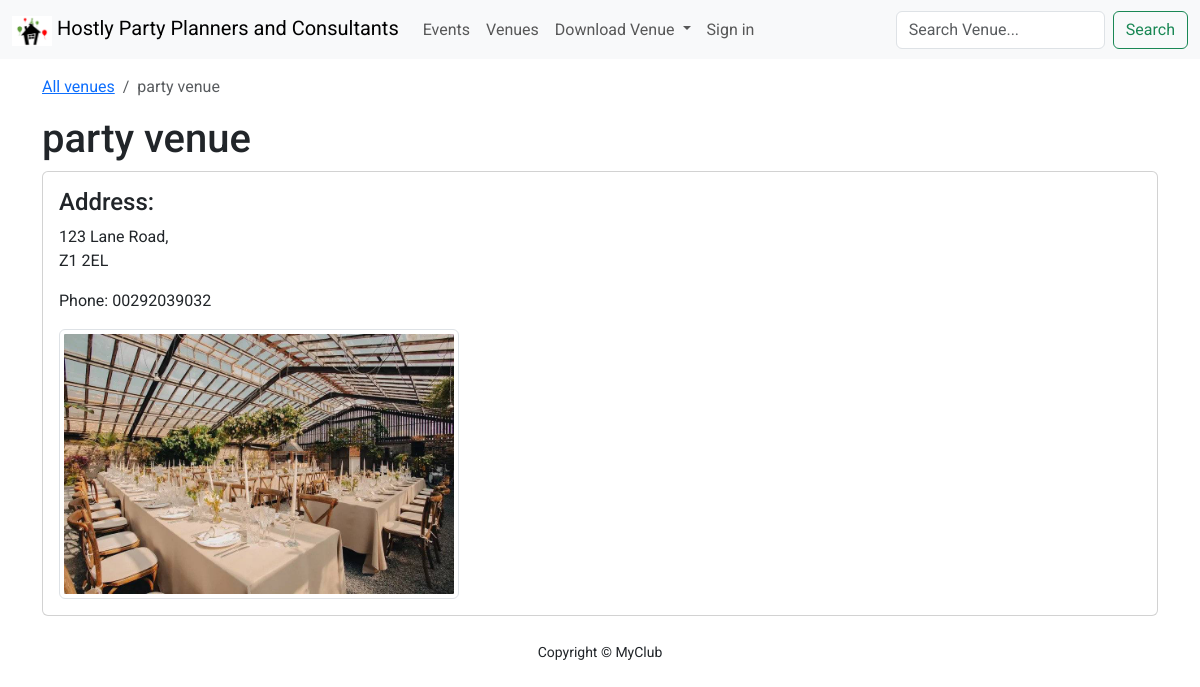
Screenshot of /show_venue/49 with the database file from the repository.
### club_events/models.py (models this page shows)
class Venue(models.Model):
    name = models.CharField(max_length=255)
    address = models.CharField(max_length=300)
    zip_code = models.CharField(max_length=15)
    phone = models.CharField(max_length=20, blank=True, null=True)
    web = models.URLField(blank=True, null=True)
    email = models.EmailField(max_length=200, blank=True, null=True)
    image = models.ImageField(null=True, blank=True, upload_to='images/')
    def __str__(self):
        return self.name

### club_events/views.py (the view)
# urls.py: path('show_venue/<int:pk>', views.VenueDetailView.as_view(), name='show_venue'),
class VenueDetailView(DetailView):
    model = Venue
    context_object_name = 'venue'
    template_name = 'events/show_venue.html'

### club_events/templates/events/show_venue.html
{% extends 'base.html' %}
{% block content %}
    <div class="container">
        <nav aria-label="breadcrumb">
            <ol class="breadcrumb">
                <li class="breadcrumb-item"><a href="{% url 'list_venues' %}">All venues</a></li>
                <li class="breadcrumb-item active" aria-current="page">{{ venue }}</li>
            </ol>
        </nav>
        <h1>{{ venue }}</h1>
        <div class="card">
            <div class="card-body">
                <h4>Address:</h4>
                <p>{{ venue.address }}, <br>{{ venue.zip_code }}</p>
                <p>Phone: {{ venue.phone }}</p>
                {% if venue.image %}
                    <img src="{{ venue.image.url }}" class="img-thumbnail img-fluid rounded  d-block" alt="Venue image" width="400" height="400">
                {% endif %}
            </div>
        </div>
    </div>
{% endblock %}

### club_events/static/assets/style.css (style rules this page uses)
body { font-family: "Roboto", sans-serif; font-weight: 400; font-style: normal; }

### rows the page displays
Venue: name "party venue", address "123 Lane Road", zip_code "Z1 2EL", phone "00292039032", image (picture)
